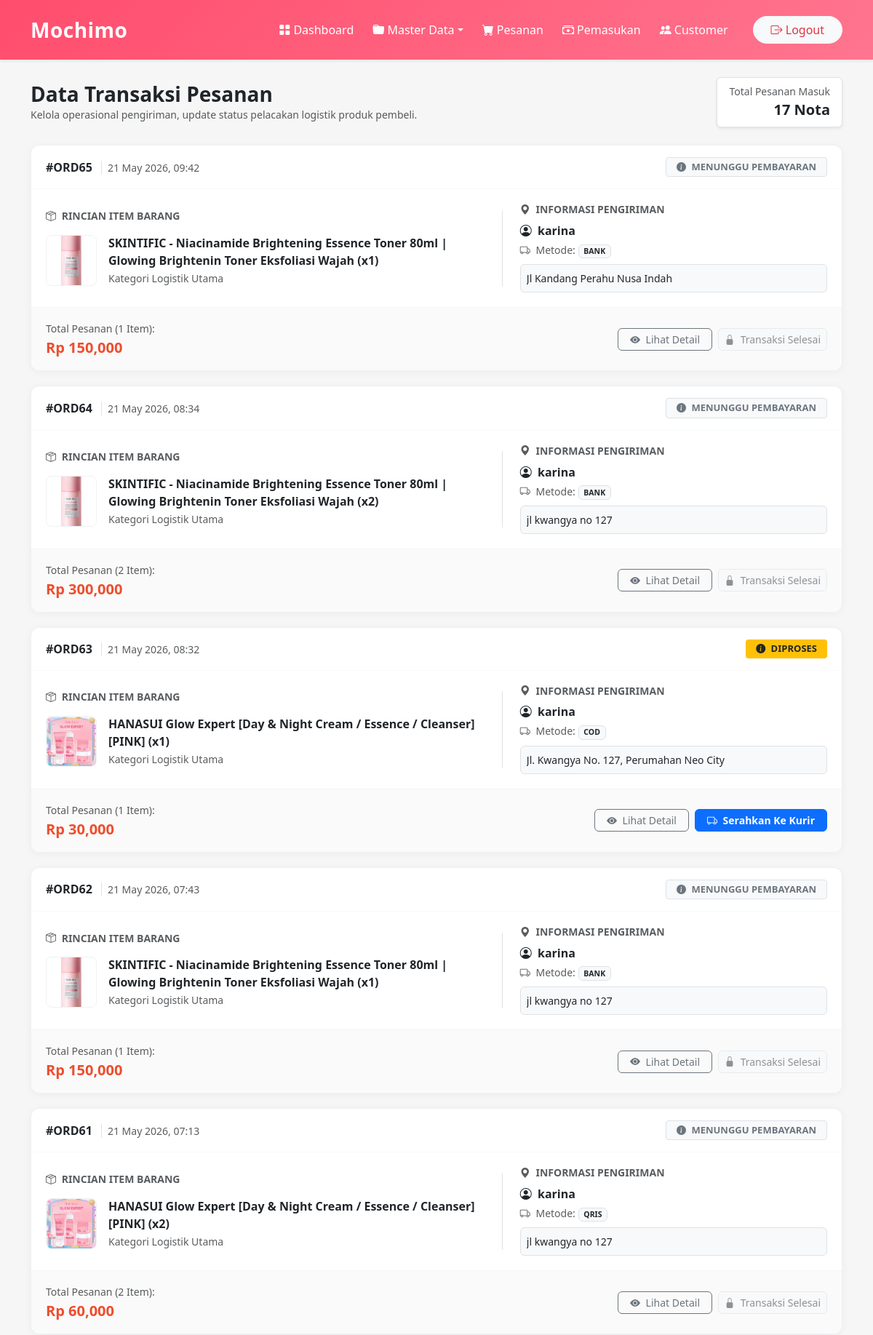
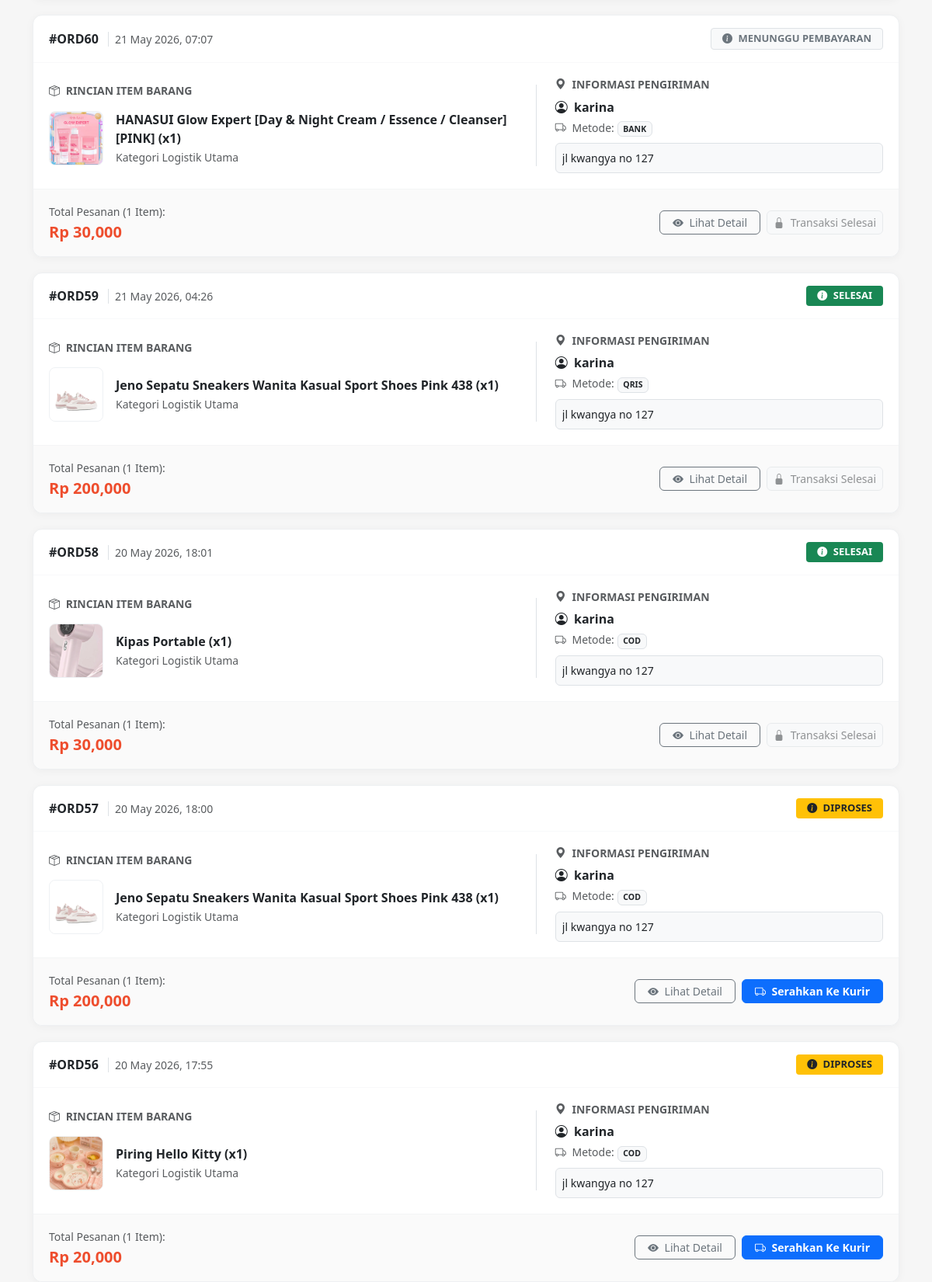
The page /admin/pesanan.php (upper part) on the database its author committed (2 pictures, top to bottom).
### tables this page shows
CREATE TABLE `pesanan` (
  `id_pesanan` int NOT NULL,
  `id_user` int DEFAULT NULL,
  `tanggal_pesan` datetime DEFAULT CURRENT_TIMESTAMP,
  `total` int NOT NULL,
  `diskon` int NOT NULL,
  `total_bayar` int DEFAULT NULL,
  `status` enum('menunggu pembayaran','diproses','dikirim','selesai','dibatalkan') DEFAULT 'menunggu pembayaran',
  `alamat_pengiriman` text,
  `metode_pembayaran` varchar(50) DEFAULT NULL,
  `nomor_pesanan` varchar(50) DEFAULT NULL,
  `bank_tujuan` varchar(100) DEFAULT NULL,
  `bukti_pembayaran` varchar(255) DEFAULT NULL,
  `status_pembayaran` enum('pending','menunggu_verifikasi','dibayar','expired','belum dibayar') NOT NULL DEFAULT 'pending',
  `batas_pembayaran` datetime DEFAULT NULL,
  `waktu_dikirim` datetime DEFAULT NULL,
  `waktu_selesai` datetime DEFAULT NULL,
  `nomor_pembayaran` varchar(50) DEFAULT NULL,
  `is_read` tinyint(1) DEFAULT '0'
);

CREATE TABLE `users` (
  `id_user` int NOT NULL,
  `nama` varchar(100) NOT NULL,
  `email` varchar(100) NOT NULL,
  `password` varchar(255) NOT NULL,
  `no_hp` varchar(20) DEFAULT NULL,
  `alamat` text,
  `foto` varchar(255) DEFAULT NULL,
  `role` enum('admin','customer') DEFAULT 'customer',
  `created_at` timestamp NOT NULL DEFAULT CURRENT_TIMESTAMP,
  `gender` varchar(10) DEFAULT NULL
);

### admin/pesanan.php (the view, shortened to what this page needs)
<?php
include 'koneksi.php';
$query = mysqli_query($conn, "
    SELECT p.*, u.nama AS nama_pembeli,
           SUM(dp.qty) as qty_barang,
           SUM(dp.subtotal) as total_bayar_riil,
           GROUP_CONCAT(CONCAT(pr.nama_produk, ' (x', dp.qty, ')') SEPARATOR '|||') as list_produk,
           GROUP_CONCAT(pr.gambar SEPARATOR '|||') as list_foto
    FROM pesanan p
    LEFT JOIN users u ON p.id_user = u.id_user
    LEFT JOIN detail_pesanan dp ON p.id_pesanan = dp.id_pesanan
    LEFT JOIN produk pr ON dp.id_produk = pr.id_produk
    GROUP BY p.id_pesanan
    ORDER BY p.id_pesanan DESC
");
?>
<!DOCTYPE html>
<html lang="id">
<head>
    <link href="https://cdn.jsdelivr.net/npm/bootstrap@5.3.3/dist/css/bootstrap.min.css" rel="stylesheet">
    <link rel="stylesheet" href="https://cdn.jsdelivr.net/npm/bootstrap-icons@1.11.3/font/bootstrap-icons.min.css">
</head>
<body>
<nav class="navbar navbar-expand-lg navbar-dark shadow-sm mb-4">
    <div class="container">
        <a class="navbar-brand text-white" href="#">Mochimo</a>
        <div class="collapse navbar-collapse" id="navbarAdmin">
            <ul class="navbar-nav ms-auto align-items-lg-center">
                <li class="nav-item"><a class="nav-link" href="dashboard.php"><i class="bi bi-grid-fill"></i> Dashboard</a></li>
                <li class="nav-item dropdown">
                    <a class="nav-link dropdown-toggle" href="#" role="button" data-bs-toggle="dropdown"><i class="bi bi-folder-fill"></i> Master Data</a>
                </li>
                <li class="nav-item"><a class="nav-link active" href="pesanan.php"><i class="bi bi-cart-fill"></i> Pesanan</a></li>
                <li class="nav-item"><a class="nav-link" href="pemasukan.php"><i class="bi bi-cash-stack"></i> Pemasukan</a></li>
                <li class="nav-item"><a class="nav-link" href="customer.php"><i class="bi bi-people-fill"></i> Customer</a></li>
                <li class="nav-item ms-lg-3"><a href="logout.php" class="btn btn-light text-danger rounded-pill px-4"><i class="bi bi-box-arrow-right"></i> Logout</a></li>
            </ul>
        </div>
    </div>
</nav>
<div class="container mb-5">
    <div class="d-flex justify-content-between align-items-center mb-4">
        <div>
            <h3 class="fw-bold m-0 text-dark">Data Transaksi Pesanan</h3>
            <p class="text-muted small mb-0">Kelola operasional pengiriman, update status pelacakan logistik produk pembeli.</p>
        </div>
        <div class="bg-white px-3 py-2 border rounded shadow-sm text-end">
            <small class="text-muted d-block">Total Pesanan Masuk</small>
            <strong class="fs-5 text-dark"><?= mysqli_num_rows($query); ?> Nota</strong>
        </div>
    </div>
    <?php if (mysqli_num_rows($query) > 0) : ?>
        <?php while($data = mysqli_fetch_assoc($query)) :
            $total_tampil = ($data['total_bayar_riil'] > 0) ? $data['total_bayar_riil'] : $data['total_bayar'];
            $status_raw = strtolower(trim($data['status']));
            $badge_class = "bg-light text-secondary border";
            if($status_raw == 'selesai') $badge_class = "bg-success text-white";
            if($status_raw == 'diproses') $badge_class = "bg-warning text-dark";
            if($status_raw == 'dikirim') $badge_class = "bg-primary text-white";
            $arr_produk = !empty($data['list_produk']) ? explode('|||', $data['list_produk']) : [];
            $arr_foto   = !empty($data['list_foto']) ? explode('|||', $data['list_foto']) : [];
        ?>
            <div class="order-card">
                <div class="order-header">
                    <div>
                        <span class="fw-bold text-dark me-2">#ORD<?= $data['id_pesanan']; ?></span>
                        <span class="text-muted small border-start ps-2"><?= date('d M Y, H:i', strtotime($data['tanggal_pesan'])); ?></span>
                    </div>
                    <div>
                        <span class="badge shopee-badge <?= $badge_class; ?>">
                            <i class="bi bi-info-circle-fill me-1"></i> <?= $data['status']; ?>
                        </span>
                    </div>
                </div>
                <div class="order-body">
                    <div class="row align-items-center g-3">
                        <div class="col-md-7 border-end">
                            <h6 class="text-muted small fw-bold text-uppercase mb-3"><i class="bi bi-box-seam me-1"></i> Rincian Item Barang</h6>
                            <div class="d-flex flex-column gap-3">
                                <?php if(!empty($arr_produk)) : ?>
                                    <?php for($i = 0; $i < count($arr_produk); $i++) :
                                        $nama_barang = $arr_produk[$i] ?? 'Produk Terhapus';
                                        $foto_barang = !empty($arr_foto[$i]) ? $arr_foto[$i] : 'no-image.png';
                                    ?>
                                        <div class="d-flex align-items-center">
                                            <div class="product-img-wrapper flex-shrink-0 me-3">
                                                <img src="upload/<?= htmlspecialchars($foto_barang); ?>" class="product-img" onerror="this.src='../assets/img/no-image.png';">
                                            </div>
                                            <div>
                                                <p class="mb-0 fw-bold text-dark fs-6"><?= htmlspecialchars($nama_barang); ?></p>
                                                <small class="text-muted italic">Kategori Logistik Utama</small>
                                            </div>
                                        </div>
                                    <?php endfor; ?>
                                <?php else: ?>
                                    <p class="text-muted small mb-0">Item produk tidak tercatat di detail_pesanan.</p>
                                <?php endif; ?>
                            </div>
                        </div>
                        <div class="col-md-5 ps-md-4">
                            <h6 class="text-muted small fw-bold text-uppercase mb-2"><i class="bi bi-geo-alt-fill me-1"></i> Informasi Pengiriman</h6>
                            <p class="mb-1 text-dark fw-bold"><i class="bi bi-person-circle me-1"></i> <?= htmlspecialchars($data['nama_pembeli'] ?? 'User ID: #'.$data['id_user']); ?></p>
                            <p class="mb-2 text-muted small"><i class="bi bi-truck me-1"></i> Metode: <span class="badge bg-light text-dark border"><?= htmlspecialchars($data['metode_pembayaran']); ?></span></p>
                            <div class="p-2 border rounded bg-light">
                                <small class="text-dark d-block style-alamat text-truncate" style="max-width: 100%;"><?= htmlspecialchars($data['alamat_pengiriman']); ?></small>
                            </div>
                        </div>
                    </div>
                </div>
                <div class="order-footer">
                    <div>
                        <span class="text-muted small">Total Pesanan (<?= $data['qty_barang'] ?? 0; ?> Item):</span>
                        <div class="price-text">Rp <?= number_format($total_tampil); ?></div>
                    </div>
                    <div class="d-flex gap-2">
                        <a href="detail_pesanan.php?id=<?= $data['id_pesanan']; ?>" class="btn btn-outline-secondary btn-sm px-3 rounded">
                            <i class="bi bi-eye-fill me-1"></i> Lihat Detail
                        </a>
                        <?php if($status_raw == 'pending' || $status_raw == '') : ?>
                            <a href="?id=<?= $data['id_pesanan']; ?>&status=diproses" class="btn btn-warning btn-sm px-3 rounded fw-bold text-dark">
                                <i class="bi bi-gear-fill me-1"></i> Konfirmasi & Proses
                            </a>
                        <?php elseif($status_raw == 'diproses') : ?>
                            <a href="?id=<?= $data['id_pesanan']; ?>&status=dikirim" class="btn btn-primary btn-sm px-3 rounded fw-bold">
                                <i class="bi bi-truck me-1"></i> Serahkan Ke Kurir
                            </a>
                        <?php elseif($status_raw == 'dikirim') : ?>
                            <a href="?id=<?= $data['id_pesanan']; ?>&status=selesai" class="btn btn-success btn-sm px-3 rounded fw-bold">
                                <i class="bi bi-check-circle-fill me-1"></i> Selesaikan Pesanan
                            </a>
                        <?php else : ?>
                            <button class="btn btn-light btn-sm text-muted rounded border" disabled>
                                <i class="bi bi-lock-fill me-1"></i> Transaksi Selesai
                            </button>
                        <?php endif; ?>
                    </div>
                </div>
            </div>
        <?php endwhile; ?>
    <?php endif; ?>
</div>
</body>
</html>

### admin/pesanan.php (style rules this page uses)
body { background: #f6f6f6; font-family: 'Segoe UI', -apple-system, BlinkMacSystemFont, Roboto, sans-serif; }
.navbar { background: linear-gradient(135deg, #ff4d6d, #ff758f); padding: 15px 25px; }
.navbar-brand { font-size: 28px; font-weight: 800; letter-spacing: 0.5px; }
.nav-link { color: white !important; margin-right: 10px; transition: 0.3s; font-weight: 500; }
.order-card { background: #ffffff; border-radius: 12px; box-shadow: 0 2px 12px rgba(0,0,0,0.04); border: 1px solid #eef0f2; margin-bottom: 20px; transition: 0.2s ease-in-out; }
.order-header { padding: 16px 20px; border-bottom: 1px solid #f8f9fa; display: flex; justify-content: space-between; align-items: center; }
.order-body { padding: 20px; }
.order-footer { padding: 16px 20px; background: #fafafa; border-top: 1px solid #f4f5f6; border-bottom-left-radius: 12px; border-bottom-right-radius: 12px; display: flex; justify-content: space-between; align-items: center; flex-wrap: wrap; gap: 15px; }
.product-img-wrapper { position: relative; width: 70px; height: 70px; border-radius: 8px; overflow: hidden; border: 1px solid #eef1f4; background: #fafafa; }
.product-img { width: 100%; height: 100%; object-fit: cover; }
.shopee-badge { padding: 6px 14px; border-radius: 4px; font-weight: 600; font-size: 13px; text-transform: uppercase; }
.price-text { color: #ee4d2d; font-size: 20px; font-weight: 700; }

### rows shown on the page
pesanan: id_pesanan "65", tanggal_pesan "21 May 2026, 09:42", status "MENUNGGU PEMBAYARAN", nama_barang "SKINTIFIC - Niacinamide Brightening Essence Toner 80ml | Glowing Brightenin Toner Eksfoliasi Wajah (x1)", id_user.nama "karina", metode_pembayaran "BANK", alamat_pengiriman "Jl Kandang Perahu Nusa Indah", qty_barang "1", total_tampil "150,000", shows "Transaksi Selesai"
pesanan: id_pesanan "64", tanggal_pesan "21 May 2026, 08:34", status "MENUNGGU PEMBAYARAN", nama_barang "SKINTIFIC - Niacinamide Brightening Essence Toner 80ml | Glowing Brightenin Toner Eksfoliasi Wajah (x2)", id_user.nama "karina", metode_pembayaran "BANK", alamat_pengiriman "jl kwangya no 127", qty_barang "2", total_tampil "300,000", shows "Transaksi Selesai"
pesanan: id_pesanan "63", tanggal_pesan "21 May 2026, 08:32", status "DIPROSES", nama_barang "HANASUI Glow Expert [Day & Night Cream / Essence / Cleanser] [PINK] (x1)", id_user.nama "karina", metode_pembayaran "COD", alamat_pengiriman "Jl. Kwangya No. 127, Perumahan Neo City", qty_barang "1", total_tampil "30,000"
pesanan: id_pesanan "62", tanggal_pesan "21 May 2026, 07:43", status "MENUNGGU PEMBAYARAN", nama_barang "SKINTIFIC - Niacinamide Brightening Essence Toner 80ml | Glowing Brightenin Toner Eksfoliasi Wajah (x1)", id_user.nama "karina", metode_pembayaran "BANK", alamat_pengiriman "jl kwangya no 127", qty_barang "1", total_tampil "150,000", shows "Transaksi Selesai"
pesanan: id_pesanan "61", tanggal_pesan "21 May 2026, 07:13", status "MENUNGGU PEMBAYARAN", nama_barang "HANASUI Glow Expert [Day & Night Cream / Essence / Cleanser] [PINK] (x2)", id_user.nama "karina", metode_pembayaran "QRIS", alamat_pengiriman "jl kwangya no 127", qty_barang "2", total_tampil "60,000", shows "Transaksi Selesai"
pesanan: id_pesanan "60", tanggal_pesan "21 May 2026, 07:07", status "MENUNGGU PEMBAYARAN", nama_barang "HANASUI Glow Expert [Day & Night Cream / Essence / Cleanser] [PINK] (x1)", id_user.nama "karina", metode_pembayaran "BANK", alamat_pengiriman "jl kwangya no 127", qty_barang "1", total_tampil "30,000", shows "Transaksi Selesai"
pesanan: id_pesanan "59", tanggal_pesan "21 May 2026, 04:26", status "SELESAI", nama_barang "Jeno Sepatu Sneakers Wanita Kasual Sport Shoes Pink 438 (x1)", id_user.nama "karina", metode_pembayaran "QRIS", alamat_pengiriman "jl kwangya no 127", qty_barang "1", total_tampil "200,000", shows "Transaksi Selesai"
pesanan: id_pesanan "58", tanggal_pesan "20 May 2026, 18:01", status "SELESAI", shows a picture, nama_barang "Kipas Portable (x1)", id_user.nama "karina", metode_pembayaran "COD", alamat_pengiriman "jl kwangya no 127", qty_barang "1", total_tampil "30,000", shows "Transaksi Selesai"
pesanan: id_pesanan "57", tanggal_pesan "20 May 2026, 18:00", status "DIPROSES", nama_barang "Jeno Sepatu Sneakers Wanita Kasual Sport Shoes Pink 438 (x1)", id_user.nama "karina", metode_pembayaran "COD", alamat_pengiriman "jl kwangya no 127", qty_barang "1", total_tampil "200,000"
pesanan: id_pesanan "56", tanggal_pesan "20 May 2026, 17:55", status "DIPROSES", shows a picture, nama_barang "Piring Hello Kitty (x1)", id_user.nama "karina", metode_pembayaran "COD", alamat_pengiriman "jl kwangya no 127", qty_barang "1", total_tampil "20,000"

### other values the page prints
mysqli_num_rows($query) "17"
